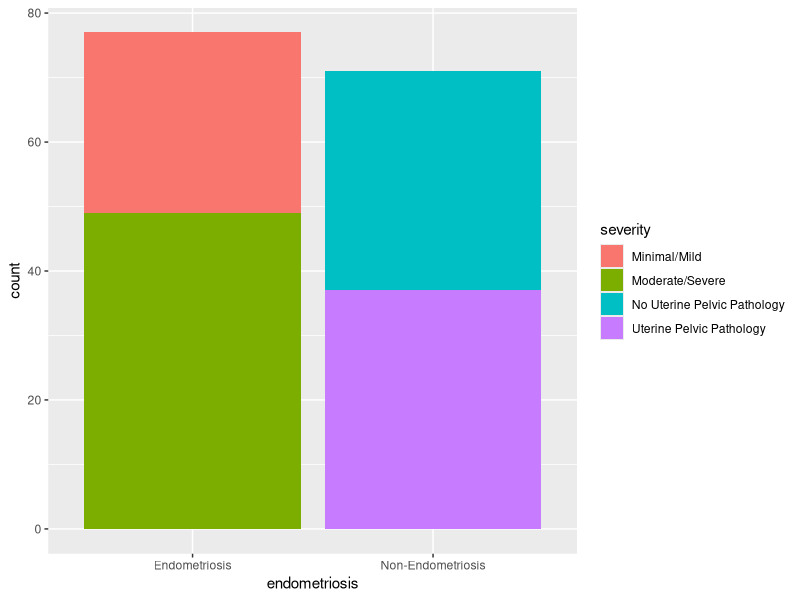
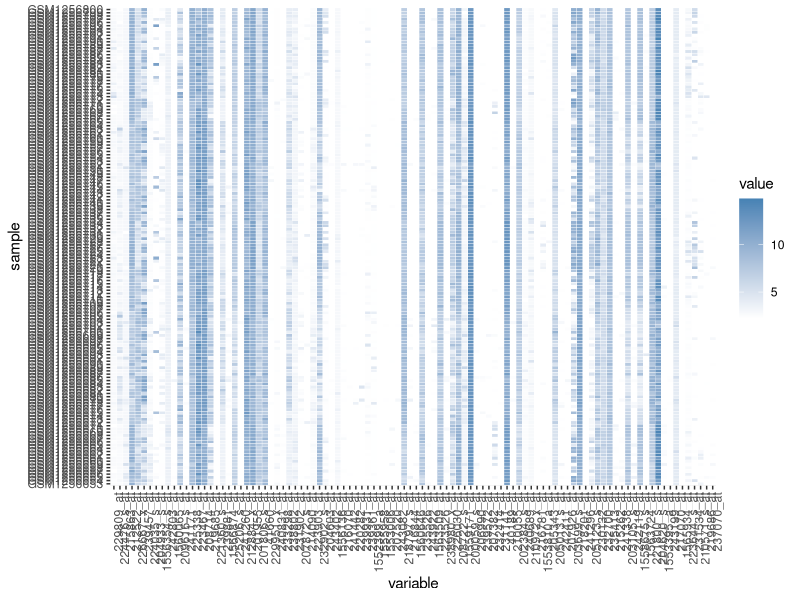
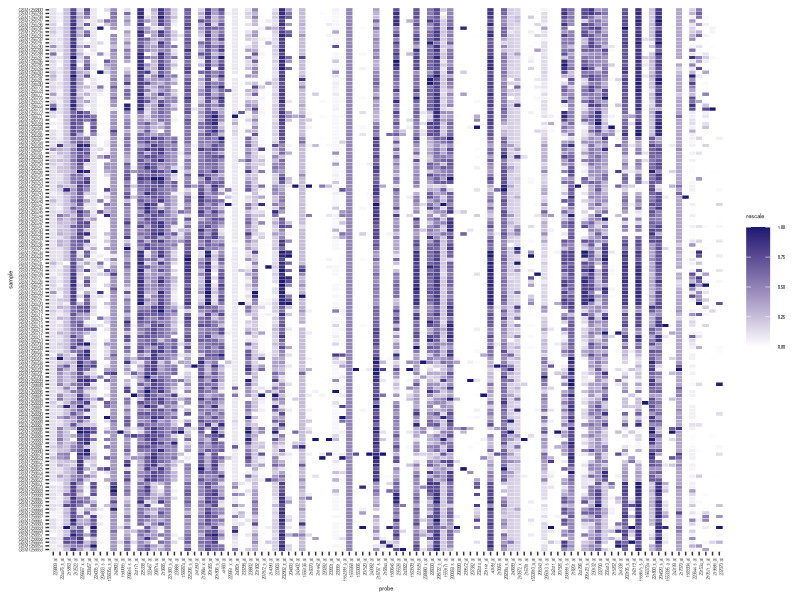

These figures' R source, in order:

library(tidyverse)
library(reshape2)
library(plyr)
library(ggplot2)
library(scales)

this_sub <- read_csv("../../data/clean/small_subset.csv")[,-1]
head(this_sub)

ggplot(this_sub, aes(x=endometriosis)) + geom_histogram(stat="count", aes(fill=severity))

this_melt <- melt(this_sub[,c(1,5:ncol(this_sub))])

this_melt <- ddply(this_melt, .(variable), transform, rescale = rescale(value))

head(this_melt)

ggplot(this_melt, aes(variable, sample)) +
    geom_tile(aes(fill = value), colour = "white") +
    scale_fill_gradient(low = "white", high = "steelblue") +
    theme(axis.text.x = element_text(angle = 90, hjust = 1))

ggplot(this_melt, aes(variable, sample)) +
    geom_tile(aes(fill = rescale), colour = "white") +
    scale_fill_gradient(low = "white", high = "midnightblue") +
    xlab("probe") +
    theme(text = element_text(size=4),
          axis.text.x = element_text(angle = 90, hjust = 1))


